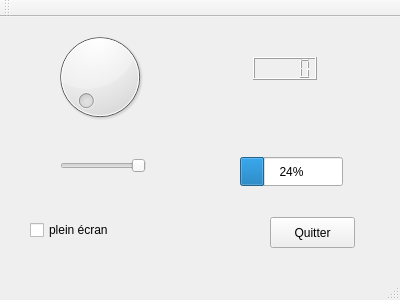
<?xml version="1.0" encoding="UTF-8"?>
<ui version="4.0">
 <class>mafenetreprincipal</class>
 <widget class="QMainWindow" name="mafenetreprincipal">
  <property name="geometry">
   <rect>
    <x>0</x>
    <y>0</y>
    <width>400</width>
    <height>300</height>
   </rect>
  </property>
  <property name="windowTitle">
   <string>mafenetreprincipal</string>
  </property>
  <widget class="QWidget" name="centralWidget">
   <widget class="QCheckBox" name="checkBox">
    <property name="geometry">
     <rect>
      <x>30</x>
      <y>200</y>
      <width>101</width>
      <height>26</height>
     </rect>
    </property>
    <property name="cursor">
     <cursorShape>ArrowCursor</cursorShape>
    </property>
    <property name="text">
     <string>plein écran</string>
    </property>
   </widget>
   <widget class="QDial" name="dial">
    <property name="geometry">
     <rect>
      <x>50</x>
      <y>10</y>
      <width>100</width>
      <height>100</height>
     </rect>
    </property>
   </widget>
   <widget class="QSlider" name="horizontalSlider">
    <property name="geometry">
     <rect>
      <x>60</x>
      <y>140</y>
      <width>86</width>
      <height>18</height>
     </rect>
    </property>
    <property name="orientation">
     <enum>Qt::Horizontal</enum>
    </property>
    <property name="invertedAppearance">
     <bool>true</bool>
    </property>
   </widget>
   <widget class="QLCDNumber" name="lcdNumber">
    <property name="geometry">
     <rect>
      <x>253</x>
      <y>40</y>
      <width>64</width>
      <height>23</height>
     </rect>
    </property>
   </widget>
   <widget class="QProgressBar" name="progressBar">
    <property name="geometry">
     <rect>
      <x>240</x>
      <y>140</y>
      <width>103</width>
      <height>29</height>
     </rect>
    </property>
    <property name="value">
     <number>24</number>
    </property>
   </widget>
   <widget class="QPushButton" name="quitter">
    <property name="geometry">
     <rect>
      <x>270</x>
      <y>200</y>
      <width>85</width>
      <height>31</height>
     </rect>
    </property>
    <property name="text">
     <string>Quitter</string>
    </property>
    <property name="checkable">
     <bool>false</bool>
    </property>
   </widget>
  </widget>
  <widget class="QMenuBar" name="menuBar">
   <property name="geometry">
    <rect>
     <x>0</x>
     <y>0</y>
     <width>400</width>
     <height>27</height>
    </rect>
   </property>
  </widget>
  <widget class="QToolBar" name="mainToolBar">
   <property name="layoutDirection">
    <enum>Qt::LeftToRight</enum>
   </property>
   <attribute name="toolBarArea">
    <enum>TopToolBarArea</enum>
   </attribute>
   <attribute name="toolBarBreak">
    <bool>false</bool>
   </attribute>
  </widget>
  <widget class="QStatusBar" name="statusBar"/>
 </widget>
 <layoutdefault spacing="6" margin="11"/>
 <resources/>
 <connections>
  <connection>
   <sender>dial</sender>
   <signal>sliderMoved(int)</signal>
   <receiver>lcdNumber</receiver>
   <slot>display(int)</slot>
   <hints>
    <hint type="sourcelabel">
     <x>102</x>
     <y>86</y>
    </hint>
    <hint type="destinationlabel">
     <x>274</x>
     <y>98</y>
    </hint>
   </hints>
  </connection>
  <connection>
   <sender>dial</sender>
   <signal>sliderMoved(int)</signal>
   <receiver>horizontalSlider</receiver>
   <slot>setValue(int)</slot>
   <hints>
    <hint type="sourcelabel">
     <x>114</x>
     <y>126</y>
    </hint>
    <hint type="destinationlabel">
     <x>109</x>
     <y>191</y>
    </hint>
   </hints>
  </connection>
  <connection>
   <sender>dial</sender>
   <signal>sliderMoved(int)</signal>
   <receiver>progressBar</receiver>
   <slot>setValue(int)</slot>
   <hints>
    <hint type="sourcelabel">
     <x>137</x>
     <y>127</y>
    </hint>
    <hint type="destinationlabel">
     <x>297</x>
     <y>188</y>
    </hint>
   </hints>
  </connection>
 </connections>
</ui>
